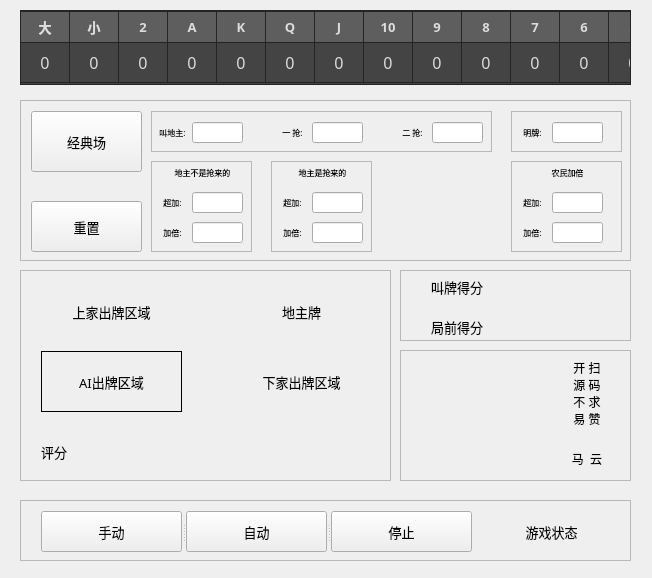
<?xml version="1.0" encoding="UTF-8"?>
<ui version="4.0">
 <class>Form</class>
 <widget class="QWidget" name="Form">
  <property name="geometry">
   <rect>
    <x>0</x>
    <y>0</y>
    <width>652</width>
    <height>578</height>
   </rect>
  </property>
  <property name="font">
   <font>
    <family>Arial</family>
    <pointsize>9</pointsize>
    <weight>75</weight>
    <italic>false</italic>
    <bold>true</bold>
   </font>
  </property>
  <property name="windowTitle">
   <string>Hi</string>
  </property>
  <property name="windowOpacity">
   <double>0.800000000000000</double>
  </property>
  <widget class="QTableWidget" name="tableWidget">
   <property name="geometry">
    <rect>
     <x>20</x>
     <y>10</y>
     <width>611</width>
     <height>75</height>
    </rect>
   </property>
   <property name="maximumSize">
    <size>
     <width>16777215</width>
     <height>75</height>
    </size>
   </property>
   <property name="font">
    <font>
     <family>微软雅黑</family>
     <pointsize>12</pointsize>
     <weight>50</weight>
     <italic>false</italic>
     <bold>false</bold>
    </font>
   </property>
   <property name="layoutDirection">
    <enum>Qt::LeftToRight</enum>
   </property>
   <property name="styleSheet">
    <string notr="true">QTableWidget{
color:#DCDCDC;
background:#444444;
border:1px solid #242424;
alternate-background-color:#525252;
gridline-color:#242424;
}
 
QTableWidget::item:selected{
color:#DCDCDC;
background:qlineargradient(spread:pad,x1:0,y1:0,x2:0,y2:1,stop:0 #484848,stop:1 #383838);
}
 
QTableWidget::item:hover{
background:#5B5B5B;
}
QHeaderView::section{
text-align:center;
background:#5E5E5E;
padding:3px;
margin:0px;
color:#DCDCDC;
border:1px solid #242424;
border-left-width:0;
}
 
QScrollBar:vertical{
background:#484848;
padding:0px;
border-radius:6px;
max-width:12px;
}
 
 
QScrollBar::handle:vertical{
background:#CCCCCC;
}
 
QScrollBar::handle:hover:vertical,QScrollBar::handle:pressed:vertical{
background:#A7A7A7;
}
QScrollBar::sub-page:vertical{
background:444444;
}
 
 
QScrollBar::add-page:vertical{
background:5B5B5B;
}
 
QScrollBar::add-line:vertical{
background:none;
}
QScrollBar::sub-line:vertical{
background:none;
}</string>
   </property>
   <property name="frameShadow">
    <enum>QFrame::Sunken</enum>
   </property>
   <property name="midLineWidth">
    <number>-1</number>
   </property>
   <property name="verticalScrollBarPolicy">
    <enum>Qt::ScrollBarAlwaysOff</enum>
   </property>
   <property name="horizontalScrollBarPolicy">
    <enum>Qt::ScrollBarAlwaysOff</enum>
   </property>
   <property name="autoScroll">
    <bool>false</bool>
   </property>
   <property name="editTriggers">
    <set>QAbstractItemView::NoEditTriggers</set>
   </property>
   <property name="selectionMode">
    <enum>QAbstractItemView::NoSelection</enum>
   </property>
   <property name="selectionBehavior">
    <enum>QAbstractItemView::SelectRows</enum>
   </property>
   <property name="textElideMode">
    <enum>Qt::ElideNone</enum>
   </property>
   <attribute name="horizontalHeaderVisible">
    <bool>true</bool>
   </attribute>
   <attribute name="horizontalHeaderCascadingSectionResizes">
    <bool>true</bool>
   </attribute>
   <attribute name="horizontalHeaderDefaultSectionSize">
    <number>41</number>
   </attribute>
   <attribute name="horizontalHeaderStretchLastSection">
    <bool>true</bool>
   </attribute>
   <attribute name="verticalHeaderVisible">
    <bool>false</bool>
   </attribute>
   <attribute name="verticalHeaderCascadingSectionResizes">
    <bool>false</bool>
   </attribute>
   <attribute name="verticalHeaderMinimumSectionSize">
    <number>40</number>
   </attribute>
   <attribute name="verticalHeaderDefaultSectionSize">
    <number>40</number>
   </attribute>
   <attribute name="verticalHeaderHighlightSections">
    <bool>true</bool>
   </attribute>
   <attribute name="verticalHeaderShowSortIndicator" stdset="0">
    <bool>false</bool>
   </attribute>
   <row>
    <property name="text">
     <string/>
    </property>
   </row>
   <column>
    <property name="text">
     <string>大</string>
    </property>
    <property name="font">
     <font>
      <family>微软雅黑</family>
      <pointsize>10</pointsize>
      <weight>75</weight>
      <bold>true</bold>
     </font>
    </property>
   </column>
   <column>
    <property name="text">
     <string>小</string>
    </property>
    <property name="font">
     <font>
      <family>微软雅黑</family>
      <pointsize>10</pointsize>
      <weight>75</weight>
      <bold>true</bold>
     </font>
    </property>
   </column>
   <column>
    <property name="text">
     <string>2</string>
    </property>
    <property name="font">
     <font>
      <family>微软雅黑</family>
      <pointsize>10</pointsize>
      <weight>75</weight>
      <bold>true</bold>
     </font>
    </property>
   </column>
   <column>
    <property name="text">
     <string>A</string>
    </property>
    <property name="font">
     <font>
      <family>微软雅黑</family>
      <pointsize>10</pointsize>
      <weight>75</weight>
      <bold>true</bold>
     </font>
    </property>
   </column>
   <column>
    <property name="text">
     <string>K</string>
    </property>
    <property name="font">
     <font>
      <family>微软雅黑</family>
      <pointsize>10</pointsize>
      <weight>75</weight>
      <bold>true</bold>
     </font>
    </property>
   </column>
   <column>
    <property name="text">
     <string>Q</string>
    </property>
    <property name="font">
     <font>
      <family>微软雅黑</family>
      <pointsize>10</pointsize>
      <weight>75</weight>
      <bold>true</bold>
     </font>
    </property>
   </column>
   <column>
    <property name="text">
     <string>J</string>
    </property>
    <property name="font">
     <font>
      <family>微软雅黑</family>
      <pointsize>10</pointsize>
      <weight>75</weight>
      <bold>true</bold>
     </font>
    </property>
   </column>
   <column>
    <property name="text">
     <string>10</string>
    </property>
    <property name="font">
     <font>
      <family>微软雅黑</family>
      <pointsize>10</pointsize>
      <weight>75</weight>
      <bold>true</bold>
     </font>
    </property>
   </column>
   <column>
    <property name="text">
     <string>9</string>
    </property>
    <property name="font">
     <font>
      <family>微软雅黑</family>
      <pointsize>10</pointsize>
      <weight>75</weight>
      <bold>true</bold>
     </font>
    </property>
   </column>
   <column>
    <property name="text">
     <string>8</string>
    </property>
    <property name="font">
     <font>
      <family>微软雅黑</family>
      <pointsize>10</pointsize>
      <weight>75</weight>
      <bold>true</bold>
     </font>
    </property>
   </column>
   <column>
    <property name="text">
     <string>7</string>
    </property>
    <property name="font">
     <font>
      <family>微软雅黑</family>
      <pointsize>10</pointsize>
      <weight>75</weight>
      <bold>true</bold>
     </font>
    </property>
   </column>
   <column>
    <property name="text">
     <string>6</string>
    </property>
    <property name="font">
     <font>
      <family>微软雅黑</family>
      <pointsize>10</pointsize>
      <weight>75</weight>
      <bold>true</bold>
     </font>
    </property>
   </column>
   <column>
    <property name="text">
     <string>5</string>
    </property>
    <property name="font">
     <font>
      <family>微软雅黑</family>
      <pointsize>10</pointsize>
      <weight>75</weight>
      <bold>true</bold>
     </font>
    </property>
   </column>
   <column>
    <property name="text">
     <string>4</string>
    </property>
    <property name="font">
     <font>
      <family>微软雅黑</family>
      <pointsize>10</pointsize>
      <weight>75</weight>
      <bold>true</bold>
     </font>
    </property>
   </column>
   <column>
    <property name="text">
     <string>3</string>
    </property>
    <property name="font">
     <font>
      <family>微软雅黑</family>
      <pointsize>10</pointsize>
      <weight>75</weight>
      <bold>true</bold>
     </font>
    </property>
   </column>
   <item row="0" column="0">
    <property name="text">
     <string>0</string>
    </property>
    <property name="textAlignment">
     <set>AlignCenter</set>
    </property>
   </item>
   <item row="0" column="1">
    <property name="text">
     <string>0</string>
    </property>
    <property name="textAlignment">
     <set>AlignCenter</set>
    </property>
   </item>
   <item row="0" column="2">
    <property name="text">
     <string>0</string>
    </property>
    <property name="textAlignment">
     <set>AlignCenter</set>
    </property>
   </item>
   <item row="0" column="3">
    <property name="text">
     <string>0</string>
    </property>
    <property name="textAlignment">
     <set>AlignCenter</set>
    </property>
   </item>
   <item row="0" column="4">
    <property name="text">
     <string>0</string>
    </property>
    <property name="textAlignment">
     <set>AlignCenter</set>
    </property>
   </item>
   <item row="0" column="5">
    <property name="text">
     <string>0</string>
    </property>
    <property name="textAlignment">
     <set>AlignCenter</set>
    </property>
   </item>
   <item row="0" column="6">
    <property name="text">
     <string>0</string>
    </property>
    <property name="textAlignment">
     <set>AlignCenter</set>
    </property>
   </item>
   <item row="0" column="7">
    <property name="text">
     <string>0</string>
    </property>
    <property name="textAlignment">
     <set>AlignCenter</set>
    </property>
   </item>
   <item row="0" column="8">
    <property name="text">
     <string>0</string>
    </property>
    <property name="textAlignment">
     <set>AlignCenter</set>
    </property>
   </item>
   <item row="0" column="9">
    <property name="text">
     <string>0</string>
    </property>
    <property name="textAlignment">
     <set>AlignCenter</set>
    </property>
   </item>
   <item row="0" column="10">
    <property name="text">
     <string>0</string>
    </property>
    <property name="textAlignment">
     <set>AlignCenter</set>
    </property>
   </item>
   <item row="0" column="11">
    <property name="text">
     <string>0</string>
    </property>
    <property name="textAlignment">
     <set>AlignCenter</set>
    </property>
   </item>
   <item row="0" column="12">
    <property name="text">
     <string>0</string>
    </property>
    <property name="textAlignment">
     <set>AlignCenter</set>
    </property>
   </item>
   <item row="0" column="13">
    <property name="text">
     <string>0</string>
    </property>
    <property name="textAlignment">
     <set>AlignCenter</set>
    </property>
   </item>
   <item row="0" column="14">
    <property name="text">
     <string>0</string>
    </property>
    <property name="textAlignment">
     <set>AlignCenter</set>
    </property>
   </item>
  </widget>
  <widget class="QScrollArea" name="scrollArea">
   <property name="geometry">
    <rect>
     <x>20</x>
     <y>270</y>
     <width>371</width>
     <height>211</height>
    </rect>
   </property>
   <property name="widgetResizable">
    <bool>true</bool>
   </property>
   <widget class="QWidget" name="scrollAreaWidgetContents">
    <property name="geometry">
     <rect>
      <x>0</x>
      <y>0</y>
      <width>369</width>
      <height>209</height>
     </rect>
    </property>
    <widget class="QLabel" name="RPlayedCard">
     <property name="geometry">
      <rect>
       <x>210</x>
       <y>80</y>
       <width>141</width>
       <height>61</height>
      </rect>
     </property>
     <property name="font">
      <font>
       <family>微软雅黑</family>
       <pointsize>10</pointsize>
       <weight>50</weight>
       <italic>false</italic>
       <bold>false</bold>
      </font>
     </property>
     <property name="text">
      <string>下家出牌区域</string>
     </property>
     <property name="alignment">
      <set>Qt::AlignCenter</set>
     </property>
    </widget>
    <widget class="QLabel" name="LPlayedCard">
     <property name="geometry">
      <rect>
       <x>20</x>
       <y>10</y>
       <width>141</width>
       <height>61</height>
      </rect>
     </property>
     <property name="font">
      <font>
       <family>微软雅黑</family>
       <pointsize>10</pointsize>
       <weight>50</weight>
       <italic>false</italic>
       <bold>false</bold>
      </font>
     </property>
     <property name="text">
      <string>上家出牌区域</string>
     </property>
     <property name="alignment">
      <set>Qt::AlignCenter</set>
     </property>
    </widget>
    <widget class="QLabel" name="PredictedCard">
     <property name="geometry">
      <rect>
       <x>20</x>
       <y>80</y>
       <width>141</width>
       <height>61</height>
      </rect>
     </property>
     <property name="font">
      <font>
       <family>微软雅黑</family>
       <pointsize>10</pointsize>
       <weight>50</weight>
       <italic>false</italic>
       <bold>false</bold>
      </font>
     </property>
     <property name="styleSheet">
      <string notr="true"/>
     </property>
     <property name="frameShape">
      <enum>QFrame::Panel</enum>
     </property>
     <property name="lineWidth">
      <number>1</number>
     </property>
     <property name="text">
      <string>AI出牌区域</string>
     </property>
     <property name="alignment">
      <set>Qt::AlignCenter</set>
     </property>
    </widget>
    <widget class="QLabel" name="WinRate">
     <property name="geometry">
      <rect>
       <x>20</x>
       <y>160</y>
       <width>331</width>
       <height>41</height>
      </rect>
     </property>
     <property name="font">
      <font>
       <family>微软雅黑</family>
       <pointsize>10</pointsize>
       <weight>50</weight>
       <italic>false</italic>
       <bold>false</bold>
      </font>
     </property>
     <property name="styleSheet">
      <string notr="true"/>
     </property>
     <property name="text">
      <string>评分</string>
     </property>
     <property name="alignment">
      <set>Qt::AlignLeading|Qt::AlignLeft|Qt::AlignVCenter</set>
     </property>
    </widget>
    <widget class="QLabel" name="ThreeLandlordCards">
     <property name="geometry">
      <rect>
       <x>210</x>
       <y>10</y>
       <width>141</width>
       <height>61</height>
      </rect>
     </property>
     <property name="font">
      <font>
       <family>微软雅黑</family>
       <pointsize>10</pointsize>
       <weight>50</weight>
       <italic>false</italic>
       <bold>false</bold>
      </font>
     </property>
     <property name="text">
      <string>地主牌</string>
     </property>
     <property name="alignment">
      <set>Qt::AlignCenter</set>
     </property>
    </widget>
   </widget>
  </widget>
  <widget class="QScrollArea" name="scrollArea_2">
   <property name="geometry">
    <rect>
     <x>400</x>
     <y>270</y>
     <width>231</width>
     <height>71</height>
    </rect>
   </property>
   <property name="widgetResizable">
    <bool>true</bool>
   </property>
   <widget class="QWidget" name="scrollAreaWidgetContents_2">
    <property name="geometry">
     <rect>
      <x>0</x>
      <y>0</y>
      <width>229</width>
      <height>69</height>
     </rect>
    </property>
    <widget class="QLabel" name="PreWinrate">
     <property name="geometry">
      <rect>
       <x>30</x>
       <y>40</y>
       <width>161</width>
       <height>31</height>
      </rect>
     </property>
     <property name="font">
      <font>
       <family>微软雅黑</family>
       <pointsize>10</pointsize>
       <weight>50</weight>
       <italic>false</italic>
       <bold>false</bold>
      </font>
     </property>
     <property name="text">
      <string>局前得分</string>
     </property>
    </widget>
    <widget class="QLabel" name="BidWinrate">
     <property name="geometry">
      <rect>
       <x>30</x>
       <y>0</y>
       <width>161</width>
       <height>31</height>
      </rect>
     </property>
     <property name="font">
      <font>
       <family>微软雅黑</family>
       <pointsize>10</pointsize>
       <weight>50</weight>
       <italic>false</italic>
       <bold>false</bold>
      </font>
     </property>
     <property name="text">
      <string>叫牌得分</string>
     </property>
    </widget>
   </widget>
  </widget>
  <widget class="QScrollArea" name="scrollArea_3">
   <property name="geometry">
    <rect>
     <x>400</x>
     <y>350</y>
     <width>231</width>
     <height>131</height>
    </rect>
   </property>
   <property name="widgetResizable">
    <bool>true</bool>
   </property>
   <widget class="QWidget" name="scrollAreaWidgetContents_3">
    <property name="geometry">
     <rect>
      <x>0</x>
      <y>0</y>
      <width>229</width>
      <height>129</height>
     </rect>
    </property>
    <widget class="QLabel" name="code_label">
     <property name="geometry">
      <rect>
       <x>10</x>
       <y>10</y>
       <width>141</width>
       <height>111</height>
      </rect>
     </property>
     <property name="styleSheet">
      <string notr="true">image: url(:/pics/code.png);</string>
     </property>
     <property name="text">
      <string/>
     </property>
    </widget>
    <widget class="QLabel" name="label_2">
     <property name="geometry">
      <rect>
       <x>150</x>
       <y>10</y>
       <width>72</width>
       <height>81</height>
      </rect>
     </property>
     <property name="font">
      <font>
       <family>华文琥珀</family>
       <pointsize>9</pointsize>
       <weight>50</weight>
       <italic>false</italic>
       <bold>false</bold>
      </font>
     </property>
     <property name="text">
      <string>开 扫
源 码
不 求
易 赞
</string>
     </property>
     <property name="alignment">
      <set>Qt::AlignCenter</set>
     </property>
    </widget>
    <widget class="QLabel" name="label_3">
     <property name="geometry">
      <rect>
       <x>150</x>
       <y>100</y>
       <width>72</width>
       <height>15</height>
      </rect>
     </property>
     <property name="font">
      <font>
       <family>华文新魏</family>
       <pointsize>9</pointsize>
       <weight>50</weight>
       <italic>false</italic>
       <bold>false</bold>
      </font>
     </property>
     <property name="text">
      <string>马  云</string>
     </property>
     <property name="alignment">
      <set>Qt::AlignCenter</set>
     </property>
    </widget>
   </widget>
  </widget>
  <widget class="QScrollArea" name="scrollArea_4">
   <property name="geometry">
    <rect>
     <x>20</x>
     <y>500</y>
     <width>611</width>
     <height>61</height>
    </rect>
   </property>
   <property name="widgetResizable">
    <bool>true</bool>
   </property>
   <widget class="QWidget" name="scrollAreaWidgetContents_4">
    <property name="geometry">
     <rect>
      <x>0</x>
      <y>0</y>
      <width>609</width>
      <height>59</height>
     </rect>
    </property>
    <widget class="QLabel" name="label">
     <property name="geometry">
      <rect>
       <x>460</x>
       <y>10</y>
       <width>141</width>
       <height>41</height>
      </rect>
     </property>
     <property name="font">
      <font>
       <family>微软雅黑</family>
       <pointsize>10</pointsize>
       <weight>50</weight>
       <italic>false</italic>
       <bold>false</bold>
      </font>
     </property>
     <property name="text">
      <string>游戏状态</string>
     </property>
     <property name="alignment">
      <set>Qt::AlignCenter</set>
     </property>
    </widget>
    <widget class="QSplitter" name="splitter">
     <property name="geometry">
      <rect>
       <x>20</x>
       <y>10</y>
       <width>431</width>
       <height>41</height>
      </rect>
     </property>
     <property name="orientation">
      <enum>Qt::Horizontal</enum>
     </property>
     <widget class="QPushButton" name="HandButton">
      <property name="font">
       <font>
        <family>微软雅黑</family>
        <pointsize>10</pointsize>
        <weight>50</weight>
        <italic>false</italic>
        <bold>false</bold>
       </font>
      </property>
      <property name="text">
       <string>手动</string>
      </property>
     </widget>
     <widget class="QPushButton" name="AutoButton">
      <property name="font">
       <font>
        <family>微软雅黑</family>
        <pointsize>10</pointsize>
        <weight>50</weight>
        <italic>false</italic>
        <bold>false</bold>
       </font>
      </property>
      <property name="text">
       <string>自动</string>
      </property>
     </widget>
     <widget class="QPushButton" name="StopButton">
      <property name="font">
       <font>
        <family>微软雅黑</family>
        <pointsize>10</pointsize>
        <weight>50</weight>
        <italic>false</italic>
        <bold>false</bold>
       </font>
      </property>
      <property name="text">
       <string>停止</string>
      </property>
     </widget>
    </widget>
   </widget>
  </widget>
  <widget class="QScrollArea" name="scrollArea_5">
   <property name="geometry">
    <rect>
     <x>20</x>
     <y>100</y>
     <width>611</width>
     <height>161</height>
    </rect>
   </property>
   <property name="widgetResizable">
    <bool>true</bool>
   </property>
   <widget class="QWidget" name="scrollAreaWidgetContents_5">
    <property name="geometry">
     <rect>
      <x>0</x>
      <y>0</y>
      <width>609</width>
      <height>159</height>
     </rect>
    </property>
    <widget class="QScrollArea" name="scrollArea_8">
     <property name="geometry">
      <rect>
       <x>130</x>
       <y>60</y>
       <width>101</width>
       <height>91</height>
      </rect>
     </property>
     <property name="widgetResizable">
      <bool>true</bool>
     </property>
     <widget class="QWidget" name="scrollAreaWidgetContents_8">
      <property name="geometry">
       <rect>
        <x>0</x>
        <y>0</y>
        <width>99</width>
        <height>89</height>
       </rect>
      </property>
      <widget class="QLabel" name="landlord_label_1">
       <property name="geometry">
        <rect>
         <x>0</x>
         <y>0</y>
         <width>101</width>
         <height>21</height>
        </rect>
       </property>
       <property name="font">
        <font>
         <family>微软雅黑</family>
         <pointsize>6</pointsize>
         <weight>50</weight>
         <italic>false</italic>
         <bold>false</bold>
        </font>
       </property>
       <property name="text">
        <string>地主不是抢来的</string>
       </property>
       <property name="alignment">
        <set>Qt::AlignCenter</set>
       </property>
      </widget>
      <widget class="QLabel" name="jiabei_label_1">
       <property name="geometry">
        <rect>
         <x>0</x>
         <y>30</y>
         <width>41</width>
         <height>21</height>
        </rect>
       </property>
       <property name="font">
        <font>
         <family>微软雅黑</family>
         <pointsize>6</pointsize>
         <weight>50</weight>
         <italic>false</italic>
         <bold>false</bold>
        </font>
       </property>
       <property name="text">
        <string>超加:</string>
       </property>
       <property name="alignment">
        <set>Qt::AlignCenter</set>
       </property>
      </widget>
      <widget class="QLineEdit" name="jiabei_lineEdit_2">
       <property name="geometry">
        <rect>
         <x>40</x>
         <y>60</y>
         <width>51</width>
         <height>21</height>
        </rect>
       </property>
      </widget>
      <widget class="QLabel" name="jiabei_label_2">
       <property name="geometry">
        <rect>
         <x>0</x>
         <y>60</y>
         <width>41</width>
         <height>21</height>
        </rect>
       </property>
       <property name="font">
        <font>
         <family>微软雅黑</family>
         <pointsize>6</pointsize>
         <weight>50</weight>
         <italic>false</italic>
         <bold>false</bold>
        </font>
       </property>
       <property name="text">
        <string>加倍:</string>
       </property>
       <property name="alignment">
        <set>Qt::AlignCenter</set>
       </property>
      </widget>
      <widget class="QLineEdit" name="jiabei_lineEdit_1">
       <property name="geometry">
        <rect>
         <x>40</x>
         <y>30</y>
         <width>51</width>
         <height>21</height>
        </rect>
       </property>
      </widget>
     </widget>
    </widget>
    <widget class="QScrollArea" name="scrollArea_9">
     <property name="geometry">
      <rect>
       <x>250</x>
       <y>60</y>
       <width>101</width>
       <height>91</height>
      </rect>
     </property>
     <property name="widgetResizable">
      <bool>true</bool>
     </property>
     <widget class="QWidget" name="scrollAreaWidgetContents_9">
      <property name="geometry">
       <rect>
        <x>0</x>
        <y>0</y>
        <width>99</width>
        <height>89</height>
       </rect>
      </property>
      <widget class="QLineEdit" name="jiabei_lineEdit_4">
       <property name="geometry">
        <rect>
         <x>40</x>
         <y>60</y>
         <width>51</width>
         <height>21</height>
        </rect>
       </property>
      </widget>
      <widget class="QLineEdit" name="jiabei_lineEdit_3">
       <property name="geometry">
        <rect>
         <x>40</x>
         <y>30</y>
         <width>51</width>
         <height>21</height>
        </rect>
       </property>
      </widget>
      <widget class="QLabel" name="landlord_label_2">
       <property name="geometry">
        <rect>
         <x>0</x>
         <y>0</y>
         <width>101</width>
         <height>21</height>
        </rect>
       </property>
       <property name="font">
        <font>
         <family>微软雅黑</family>
         <pointsize>6</pointsize>
         <weight>50</weight>
         <italic>false</italic>
         <bold>false</bold>
        </font>
       </property>
       <property name="text">
        <string>地主是抢来的</string>
       </property>
       <property name="alignment">
        <set>Qt::AlignCenter</set>
       </property>
      </widget>
      <widget class="QLabel" name="jiabei_label_3">
       <property name="geometry">
        <rect>
         <x>0</x>
         <y>30</y>
         <width>41</width>
         <height>21</height>
        </rect>
       </property>
       <property name="font">
        <font>
         <family>微软雅黑</family>
         <pointsize>6</pointsize>
         <weight>50</weight>
         <italic>false</italic>
         <bold>false</bold>
        </font>
       </property>
       <property name="text">
        <string>超加:</string>
       </property>
       <property name="alignment">
        <set>Qt::AlignCenter</set>
       </property>
      </widget>
      <widget class="QLabel" name="jiabei_label_4">
       <property name="geometry">
        <rect>
         <x>0</x>
         <y>60</y>
         <width>41</width>
         <height>21</height>
        </rect>
       </property>
       <property name="font">
        <font>
         <family>微软雅黑</family>
         <pointsize>6</pointsize>
         <weight>50</weight>
         <italic>false</italic>
         <bold>false</bold>
        </font>
       </property>
       <property name="text">
        <string>加倍:</string>
       </property>
       <property name="alignment">
        <set>Qt::AlignCenter</set>
       </property>
      </widget>
     </widget>
    </widget>
    <widget class="QScrollArea" name="scrollArea_11">
     <property name="geometry">
      <rect>
       <x>490</x>
       <y>60</y>
       <width>111</width>
       <height>91</height>
      </rect>
     </property>
     <property name="widgetResizable">
      <bool>true</bool>
     </property>
     <widget class="QWidget" name="scrollAreaWidgetContents_11">
      <property name="geometry">
       <rect>
        <x>0</x>
        <y>0</y>
        <width>109</width>
        <height>89</height>
       </rect>
      </property>
      <widget class="QLineEdit" name="jiabei_lineEdit_7">
       <property name="geometry">
        <rect>
         <x>40</x>
         <y>30</y>
         <width>51</width>
         <height>21</height>
        </rect>
       </property>
      </widget>
      <widget class="QLineEdit" name="jiabei_lineEdit_8">
       <property name="geometry">
        <rect>
         <x>40</x>
         <y>60</y>
         <width>51</width>
         <height>21</height>
        </rect>
       </property>
      </widget>
      <widget class="QLabel" name="landlord_label_4">
       <property name="geometry">
        <rect>
         <x>0</x>
         <y>0</y>
         <width>111</width>
         <height>21</height>
        </rect>
       </property>
       <property name="font">
        <font>
         <family>微软雅黑</family>
         <pointsize>6</pointsize>
         <weight>50</weight>
         <italic>false</italic>
         <bold>false</bold>
        </font>
       </property>
       <property name="text">
        <string>农民加倍</string>
       </property>
       <property name="alignment">
        <set>Qt::AlignCenter</set>
       </property>
      </widget>
      <widget class="QLabel" name="jiabei_label_7">
       <property name="geometry">
        <rect>
         <x>0</x>
         <y>30</y>
         <width>41</width>
         <height>21</height>
        </rect>
       </property>
       <property name="font">
        <font>
         <family>微软雅黑</family>
         <pointsize>6</pointsize>
         <weight>50</weight>
         <italic>false</italic>
         <bold>false</bold>
        </font>
       </property>
       <property name="text">
        <string>超加:</string>
       </property>
       <property name="alignment">
        <set>Qt::AlignCenter</set>
       </property>
      </widget>
      <widget class="QLabel" name="jiabei_label_8">
       <property name="geometry">
        <rect>
         <x>0</x>
         <y>60</y>
         <width>41</width>
         <height>21</height>
        </rect>
       </property>
       <property name="font">
        <font>
         <family>微软雅黑</family>
         <pointsize>6</pointsize>
         <weight>50</weight>
         <italic>false</italic>
         <bold>false</bold>
        </font>
       </property>
       <property name="text">
        <string>加倍:</string>
       </property>
       <property name="alignment">
        <set>Qt::AlignCenter</set>
       </property>
      </widget>
     </widget>
    </widget>
    <widget class="QPushButton" name="ClassicsButton">
     <property name="geometry">
      <rect>
       <x>10</x>
       <y>10</y>
       <width>111</width>
       <height>61</height>
      </rect>
     </property>
     <property name="font">
      <font>
       <family>微软雅黑</family>
       <pointsize>10</pointsize>
       <weight>50</weight>
       <italic>false</italic>
       <bold>false</bold>
      </font>
     </property>
     <property name="text">
      <string>经典场</string>
     </property>
    </widget>
    <widget class="QScrollArea" name="scrollArea_7">
     <property name="geometry">
      <rect>
       <x>130</x>
       <y>10</y>
       <width>341</width>
       <height>41</height>
      </rect>
     </property>
     <property name="widgetResizable">
      <bool>true</bool>
     </property>
     <widget class="QWidget" name="scrollAreaWidgetContents_6">
      <property name="geometry">
       <rect>
        <x>0</x>
        <y>0</y>
        <width>339</width>
        <height>39</height>
       </rect>
      </property>
      <widget class="QLabel" name="bid_label_1">
       <property name="geometry">
        <rect>
         <x>0</x>
         <y>10</y>
         <width>41</width>
         <height>21</height>
        </rect>
       </property>
       <property name="font">
        <font>
         <family>微软雅黑</family>
         <pointsize>6</pointsize>
         <weight>50</weight>
         <italic>false</italic>
         <bold>false</bold>
        </font>
       </property>
       <property name="text">
        <string>叫地主:</string>
       </property>
       <property name="alignment">
        <set>Qt::AlignCenter</set>
       </property>
      </widget>
      <widget class="QLineEdit" name="bid_lineEdit_1">
       <property name="geometry">
        <rect>
         <x>40</x>
         <y>10</y>
         <width>51</width>
         <height>21</height>
        </rect>
       </property>
      </widget>
      <widget class="QLabel" name="bid_label_3">
       <property name="geometry">
        <rect>
         <x>240</x>
         <y>10</y>
         <width>41</width>
         <height>21</height>
        </rect>
       </property>
       <property name="font">
        <font>
         <family>微软雅黑</family>
         <pointsize>6</pointsize>
         <weight>50</weight>
         <italic>false</italic>
         <bold>false</bold>
        </font>
       </property>
       <property name="text">
        <string>二 抢:</string>
       </property>
       <property name="alignment">
        <set>Qt::AlignCenter</set>
       </property>
      </widget>
      <widget class="QLineEdit" name="bid_lineEdit_2">
       <property name="geometry">
        <rect>
         <x>160</x>
         <y>10</y>
         <width>51</width>
         <height>21</height>
        </rect>
       </property>
      </widget>
      <widget class="QLineEdit" name="bid_lineEdit_3">
       <property name="geometry">
        <rect>
         <x>280</x>
         <y>10</y>
         <width>51</width>
         <height>21</height>
        </rect>
       </property>
      </widget>
      <widget class="QLabel" name="bid_label_2">
       <property name="geometry">
        <rect>
         <x>120</x>
         <y>10</y>
         <width>41</width>
         <height>21</height>
        </rect>
       </property>
       <property name="font">
        <font>
         <family>微软雅黑</family>
         <pointsize>6</pointsize>
         <weight>50</weight>
         <italic>false</italic>
         <bold>false</bold>
        </font>
       </property>
       <property name="text">
        <string>一 抢:</string>
       </property>
       <property name="alignment">
        <set>Qt::AlignCenter</set>
       </property>
      </widget>
     </widget>
    </widget>
    <widget class="QPushButton" name="ResetButton">
     <property name="geometry">
      <rect>
       <x>10</x>
       <y>100</y>
       <width>111</width>
       <height>51</height>
      </rect>
     </property>
     <property name="font">
      <font>
       <family>微软雅黑</family>
       <pointsize>10</pointsize>
       <weight>50</weight>
       <italic>false</italic>
       <bold>false</bold>
      </font>
     </property>
     <property name="text">
      <string>重置</string>
     </property>
    </widget>
    <widget class="QScrollArea" name="scrollArea_6">
     <property name="geometry">
      <rect>
       <x>490</x>
       <y>10</y>
       <width>111</width>
       <height>41</height>
      </rect>
     </property>
     <property name="widgetResizable">
      <bool>true</bool>
     </property>
     <widget class="QWidget" name="scrollAreaWidgetContents_7">
      <property name="geometry">
       <rect>
        <x>0</x>
        <y>0</y>
        <width>109</width>
        <height>39</height>
       </rect>
      </property>
      <widget class="QLineEdit" name="mingpai_lineEdit">
       <property name="geometry">
        <rect>
         <x>40</x>
         <y>10</y>
         <width>51</width>
         <height>21</height>
        </rect>
       </property>
      </widget>
      <widget class="QLabel" name="mingpai_label">
       <property name="geometry">
        <rect>
         <x>0</x>
         <y>10</y>
         <width>41</width>
         <height>21</height>
        </rect>
       </property>
       <property name="font">
        <font>
         <family>微软雅黑</family>
         <pointsize>6</pointsize>
         <weight>50</weight>
         <italic>false</italic>
         <bold>false</bold>
        </font>
       </property>
       <property name="text">
        <string>明牌:</string>
       </property>
       <property name="alignment">
        <set>Qt::AlignCenter</set>
       </property>
      </widget>
     </widget>
    </widget>
   </widget>
  </widget>
 </widget>
 <resources>
  <include location="picture.qrc"/>
 </resources>
 <connections/>
 <slots>
  <slot>init_cards()</slot>
  <slot>start()</slot>
  <slot>stop()</slot>
  <slot>switch_mode()</slot>
  <slot>beforeStart()</slot>
 </slots>
</ui>
